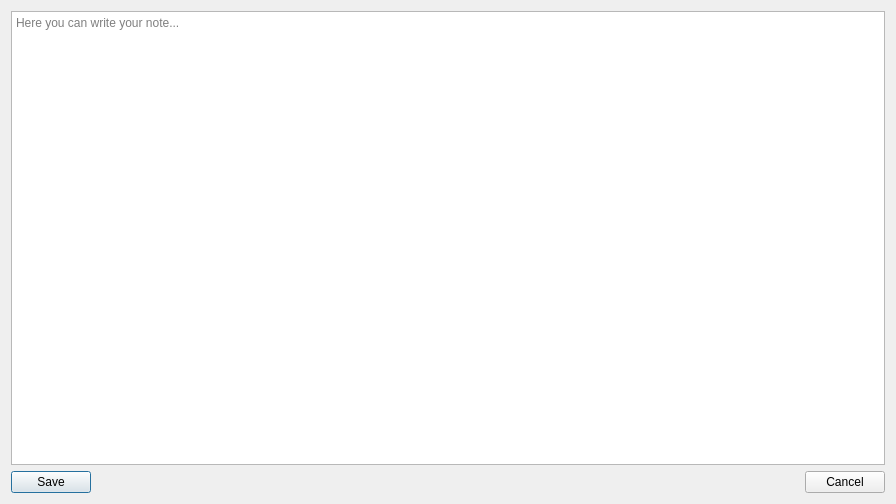
<?xml version="1.0" encoding="UTF-8"?>
<ui version="4.0">
 <class>Dialog</class>
 <widget class="QDialog" name="Dialog">
  <property name="geometry">
   <rect>
    <x>0</x>
    <y>0</y>
    <width>896</width>
    <height>504</height>
   </rect>
  </property>
  <property name="windowTitle">
   <string>Dialog</string>
  </property>
  <property name="windowIcon">
   <iconset resource="../icons.qrc">
    <normaloff>:/resource/icons/text.png</normaloff>:/resource/icons/text.png</iconset>
  </property>
  <layout class="QGridLayout" name="gridLayout">
   <item row="0" column="0">
    <layout class="QVBoxLayout" name="verticalLayout">
     <property name="sizeConstraint">
      <enum>QLayout::SetDefaultConstraint</enum>
     </property>
     <item>
      <widget class="QTextEdit" name="textNoteField">
       <property name="placeholderText">
        <string>Here you can write your note...</string>
       </property>
      </widget>
     </item>
     <item>
      <layout class="QHBoxLayout" name="horizontalLayout_3">
       <item>
        <widget class="QPushButton" name="saveButton">
         <property name="sizePolicy">
          <sizepolicy hsizetype="Minimum" vsizetype="Minimum">
           <horstretch>0</horstretch>
           <verstretch>0</verstretch>
          </sizepolicy>
         </property>
         <property name="text">
          <string>Save</string>
         </property>
         <property name="icon">
          <iconset resource="../icons.qrc">
           <normaloff>:/resource/icons/save.png</normaloff>:/resource/icons/save.png</iconset>
         </property>
        </widget>
       </item>
       <item>
        <spacer name="horizontalSpacer">
         <property name="orientation">
          <enum>Qt::Horizontal</enum>
         </property>
         <property name="sizeHint" stdset="0">
          <size>
           <width>40</width>
           <height>20</height>
          </size>
         </property>
        </spacer>
       </item>
       <item>
        <widget class="QPushButton" name="cancelButton">
         <property name="sizePolicy">
          <sizepolicy hsizetype="Minimum" vsizetype="Minimum">
           <horstretch>0</horstretch>
           <verstretch>0</verstretch>
          </sizepolicy>
         </property>
         <property name="text">
          <string>Cancel</string>
         </property>
         <property name="icon">
          <iconset resource="../icons.qrc">
           <normaloff>:/resource/icons/back.png</normaloff>:/resource/icons/back.png</iconset>
         </property>
        </widget>
       </item>
      </layout>
     </item>
    </layout>
   </item>
  </layout>
 </widget>
 <resources>
  <include location="../icons.qrc"/>
 </resources>
 <connections/>
</ui>
